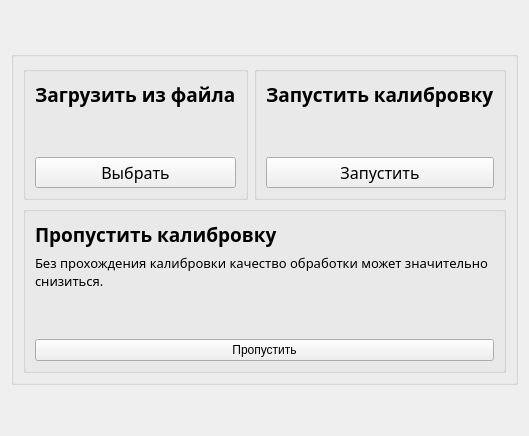
           <widget class="QWidget" name="page_calibrationInitialChoice">
            <layout class="QGridLayout" name="gridLayout_3">
             <item row="1" column="0">
              <widget class="QGroupBox" name="groupBox_page_calibrationInitialChoiceOptions">
               <property name="title">
                <string/>
               </property>
               <property name="flat">
                <bool>true</bool>
               </property>
               <layout class="QGridLayout" name="gridLayout_2">
                <item row="0" column="0">
                 <widget class="QGroupBox" name="groupBox_page_calibrationFromFileOptionField">
                  <property name="title">
                   <string/>
                  </property>
                  <layout class="QVBoxLayout" name="verticalLayout_4">
                   <item>
                    <widget class="QLabel" name="label_page_calibrationFromFileOptionTitle">
                     <property name="font">
                      <font>
                       <family>Rubik</family>
                       <pointsize>14</pointsize>
                       <bold>true</bold>
                      </font>
                     </property>
                     <property name="text">
                      <string>Загрузить из файла</string>
                     </property>
                    </widget>
                   </item>
                   <item>
                    <widget class="QLabel" name="label_page_calibrationFromFileOptionIcon">
                     <property name="font">
                      <font>
                       <family>Rubik</family>
                       <pointsize>20</pointsize>
                       <bold>false</bold>
                      </font>
                     </property>
                     <property name="text">
                      <string>&lt;ICON&gt;</string>
                     </property>
                    </widget>
                   </item>
                   <item>
                    <widget class="QPushButton" name="pushButton_page_calibrationFromFileOptionButton">
                     <property name="font">
                      <font>
                       <family>Rubik</family>
                       <pointsize>12</pointsize>
                      </font>
                     </property>
                     <property name="text">
                      <string>Выбрать</string>
                     </property>
                    </widget>
                   </item>
                  </layout>
                 </widget>
                </item>
                <item row="0" column="1">
                 <widget class="QGroupBox" name="groupBox_page_0_calibrationStartOptionField">
                  <property name="title">
                   <string/>
                  </property>
                  <layout class="QVBoxLayout" name="verticalLayout_5">
                   <item>
                    <widget class="QLabel" name="label_page_calibrationStartOptionTitle">
                     <property name="font">
                      <font>
                       <family>Rubik</family>
                       <pointsize>14</pointsize>
                       <bold>true</bold>
                      </font>
                     </property>
                     <property name="text">
                      <string>Запустить калибровку</string>
                     </property>
                    </widget>
                   </item>
                   <item>
                    <widget class="QLabel" name="label_page_calibrationStartOptionIcon">
                     <property name="font">
                      <font>
                       <family>Rubik</family>
                       <pointsize>20</pointsize>
                      </font>
                     </property>
                     <property name="text">
                      <string>&lt;ICON&gt;</string>
                     </property>
                    </widget>
                   </item>
                   <item>
                    <widget class="QPushButton" name="pushButton_page_calibrationStartOptionButton">
                     <property name="font">
                      <font>
                       <family>Rubik</family>
                       <pointsize>12</pointsize>
                      </font>
                     </property>
                     <property name="text">
                      <string>Запустить</string>
                     </property>
                    </widget>
                   </item>
                  </layout>
                 </widget>
                </item>
                <item row="1" column="0" colspan="2">
                 <widget class="QGroupBox" name="groupBox_page_calibrationSkipOptionField">
                  <property name="title">
                   <string/>
                  </property>
                  <layout class="QVBoxLayout" name="verticalLayout_6">
                   <item>
                    <widget class="QLabel" name="label_page_calibrationSkipOptionTitle">
                     <property name="font">
                      <font>
                       <family>Rubik</family>
                       <pointsize>14</pointsize>
                       <bold>true</bold>
                      </font>
                     </property>
                     <property name="text">
                      <string>Пропустить калибровку</string>
                     </property>
                    </widget>
                   </item>
                   <item>
                    <widget class="QLabel" name="label_page_calibrationSkipOptionText">
                     <property name="font">
                      <font>
                       <family>Rubik</family>
                       <pointsize>10</pointsize>
                      </font>
                     </property>
                     <property name="text">
                      <string>Без прохождения калибровки качество обработки может значительно снизиться.</string>
                     </property>
                     <property name="wordWrap">
                      <bool>true</bool>
                     </property>
                    </widget>
                   </item>
                   <item>
                    <widget class="QLabel" name="label_page_calibrationSkipOptionIcon">
                     <property name="font">
                      <font>
                       <family>Rubik</family>
                       <pointsize>20</pointsize>
                       <italic>false</italic>
                       <bold>false</bold>
                      </font>
                     </property>
                     <property name="text">
                      <string>&lt;ICON&gt;</string>
                     </property>
                    </widget>
                   </item>
                   <item>
                    <widget class="QPushButton" name="pushButton_page_calibrationSkipOptionButton">
                     <property name="text">
                      <string>Пропустить</string>
                     </property>
                    </widget>
                   </item>
                  </layout>
                 </widget>
                </item>
               </layout>
              </widget>
             </item>
             <item row="2" column="0">
              <spacer name="verticalSpacer_page_calibrationChoiceOptionsBottom">
               <property name="orientation">
                <enum>Qt::Orientation::Vertical</enum>
               </property>
               <property name="sizeHint" stdset="0">
                <size>
                 <width>20</width>
                 <height>40</height>
                </size>
               </property>
              </spacer>
             </item>
             <item row="0" column="0">
              <spacer name="verticalSpacer_page_calibrationChoiceOptionsTop">
               <property name="orientation">
                <enum>Qt::Orientation::Vertical</enum>
               </property>
               <property name="sizeHint" stdset="0">
                <size>
                 <width>20</width>
                 <height>40</height>
                </size>
               </property>
              </spacer>
             </item>
            </layout>
           </widget>
